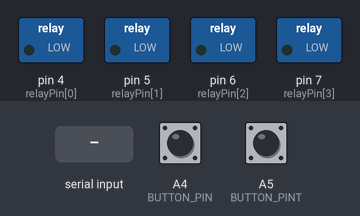
The sketch below on a simulated Arduino Uno, built with avr-gcc and run on an emulated ATmega328P. Parts: switched loads named in the sketch (green lamp = pin HIGH). The inputs (shaded band) are chosen by the test bench; at power-on: A4 (BUTTON_PIN) HIGH, A5 (BUTTON_PINT) HIGH.

Above: at 1.2 s.
1.3 s: "0" received over Serial
At 3.4 s:
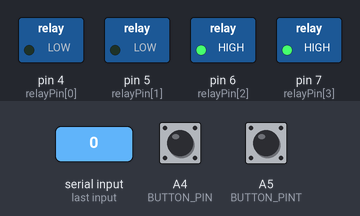
4.3 s: A4 (BUTTON_PIN) pulled LOW for 0.15 s
At 6.5 s:
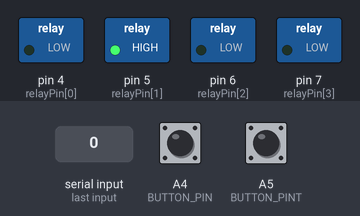
6.8 s: A5 (BUTTON_PINT) pulled LOW for 0.15 s
At 7.9 s:
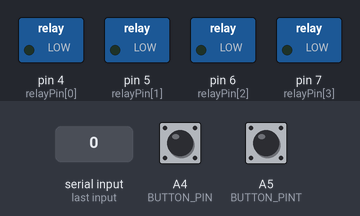
8.4 s: "1" received over Serial
At 11.5 s:
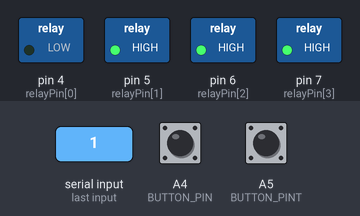
Timing chart, 0 to 12.4 s (numbered marks = the images above; inputs shaded):
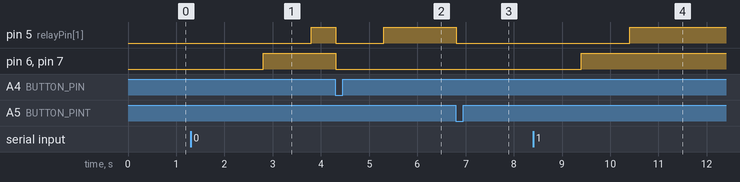

The sketch:

bounce.ino
```cpp
/*
0 DESCRIPTION
 ====================
 Simple example of the Bounce library that switches the debug LED when a button is pressed.
 */
// Include the Bounce2 library found here :
// https://github.com/thomasfredericks/Bounce-Arduino-Wiring

/*This program waits for a momentary or limit switch to be hit which then
enabled seeed studio relay shield to switch motor direction. Schematic for seeed studio
relay shield can be found at: http://i.imgur.com/RMCVR0u.jpg , the code was originally written
for an arduino mega however had to be switched to an arduino uno last minute hence the
commented out code*/


#include <Bounce2.h>

#define BUTTON_PIN A4 //one momentary switch to pin 4
#define BUTTON_PINT A5 //another momentary switch to pin 5


int val; //value from GUI
byte mode = 0; //this is a state machine
unsigned char relayPin[4] = {4,5,6,7};
// Instantiate a Bounce object
Bounce debouncer = Bounce();
Bounce debouncer2 = Bounce();
/*int PIR = A13; //used a pir sensor from radioshack
int led = 50; //this is for a buzzer to indicate when a cycle finishes
int photo_res = A12; //for a photo resistor, didn't do anything yet
*/
void setup() {

    int i;
  for(i = 0; i < 4; i++)
  {
    pinMode(relayPin[i],OUTPUT);
  }

  // Setup the button with an internal pull-up :
  pinMode(BUTTON_PIN,INPUT_PULLUP);
  pinMode(BUTTON_PINT, INPUT_PULLUP);
  /*pinMode(PIR, INPUT);
  pinMode(led, OUTPUT);
  pinMode(photo_res, INPUT_PULLUP);
  digitalWrite(PIR, LOW);
  digitalWrite(photo_res, LOW);*/
  // After setting up the button, setup the Bounce instance :
  debouncer.attach(BUTTON_PIN);
  debouncer2.attach(BUTTON_PINT);
  debouncer.interval(5); // interval in ms

  Serial.begin(9600);
}
void loop() {

if (Serial.available())
 { // If data is available to read,
      val = Serial.read();
  switch (val)
  {
     case '0':
          regular_cycle();
          break;
     case '1':
          super_cycle();
          break;
     /*case '2':
          dance_with_me();

          break;
     case '3':
          pos_me();
          break;
          */
  }
 }
}

int regular_cycle()
{
    delay(500);
    //digitalWrite(led, LOW);
    byte mode = 0;
    digitalWrite(relayPin[1],LOW);
    digitalWrite(relayPin[2], LOW);
    digitalWrite(relayPin[3], LOW);

     delay(1000);
     digitalWrite(relayPin[1], HIGH);

  while(mode!=5){
   debouncer.update();
  debouncer2.update();
  switch( mode )
 {
   case 0://------------------------ I'm off and in restmode

     if ( debouncer.read() == HIGH )
     { // switch relay ON
        digitalWrite(relayPin[1], LOW);
        digitalWrite(relayPin[2],HIGH);
        digitalWrite(relayPin[3], HIGH);

        delay(1000);
        digitalWrite(relayPin[1], HIGH);
       mode = 1;
     }
     break;
   case 1://------------------------ I'm in ON mode, w8 4 keyrelease
     if ( debouncer.read() == LOW )
      mode = 2;
     break;
   case 2://------------------------ I'm ON and in restmode
     if ( debouncer2.read() == HIGH)
     { // switch relay OFF

    // delay(500);
          digitalWrite(relayPin[1], LOW);
          digitalWrite(relayPin[2],LOW);
          digitalWrite(relayPin[3],LOW);

          delay(1000);
   digitalWrite(relayPin[1], HIGH);
  // delay(500);
       mode = 3;
     }
     break;
  case 3://------------------------ I'm in OFF mode, w8 4 keyrelease
    if ( debouncer2.read() == LOW)

      mode = 4;
     break;

   case 4:
   if (debouncer.read() == HIGH)

   digitalWrite(relayPin[1], LOW);
    //digitalWrite(led, HIGH);
   //delay(500);
   //digitalWrite(led, LOW);
   mode = 5;
   break;


 }
}
}

int super_cycle()
{
    byte mode = 0;
    int count = 0;

    digitalWrite(relayPin[1],LOW);
    digitalWrite(relayPin[2], LOW);
    digitalWrite(relayPin[3], LOW);

     delay(1000);
     digitalWrite(relayPin[1], HIGH);

  while(count!=3){
   debouncer.update();
  debouncer2.update();
  switch( mode )
 {
   case 0://------------------------ I'm off and in restmode

     if ( debouncer.read() == HIGH)
     { // switch relay ON
        digitalWrite(relayPin[1], LOW);
        digitalWrite(relayPin[2],HIGH);
        digitalWrite(relayPin[3], HIGH);

        delay(1000);
        digitalWrite(relayPin[1], HIGH);
       mode = 1;
     }
     break;
   case 1://------------------------ I'm in ON mode, w8 4 keyrelease
     if ( debouncer.read() == LOW )
      mode = 2;
     break;
   case 2://------------------------ I'm ON and in restmode
     if ( debouncer2.read() == HIGH)
     { // switch relay OFF

    // delay(500);
          digitalWrite(relayPin[1], LOW);
          digitalWrite(relayPin[2],LOW);
          digitalWrite(relayPin[3],LOW);

          delay(1000);
   digitalWrite(relayPin[1], HIGH);
  // delay(500);
       mode = 3;
       count = count + 1;
     }
     break;
  case 3://------------------------ I'm in OFF mode, w8 4 keyrelease
    if ( debouncer2.read() == LOW && count == 1){

      mode = 0;

 }
     else if (debouncer2.read() == LOW && count == 2)

     mode = 4;
     break;

   case 4:
   if (debouncer.read() == HIGH)
   {
   digitalWrite(relayPin[1], LOW);
      //digitalWrite(led, HIGH);
      //delay(500);
      //digitalWrite(led, LOW);
   count = count + 1;
   }
   break;

 }
}
}

/*int dance_with_me()
{

  int count = 0;
 while(count != 1)
{
  if(digitalRead(PIR) == HIGH)
  {
  digitalWrite(led, HIGH);
  regular_cycle();
  count = 1;
  }
  else if(digitalRead(PIR) == LOW)
  {
  digitalWrite(led, HIGH);
  delay(500);
  digitalWrite(led, LOW);
  delay(500);

  }
  }
}

int pos_me()
  {//byte flag = 0;
  int count = 0;

 // digitalWrite(led, LOW);
 while(count != 1)
{
  if(analogRead(photo_res) > 700)
  {

  regular_cycle();
count = 1;
  }
  else if(analogRead(photo_res) < 700)
  {
  digitalWrite(relayPin[1], LOW);
  digitalWrite(led, HIGH);
  delay(500);
  digitalWrite(led, LOW);

  }
  }
}

*/
```

Measured:
- after the input at 1.3 s, pin 5 (relayPin[1]): LOW → HIGH after 2.5 s; pin 6 (relayPin[2]), pin 7 (relayPin[3]): LOW → HIGH after 1.5 s
- after the input at 4.3 s, pin 5 (relayPin[1]): HIGH → LOW at once, → HIGH 1.0 s later; pin 6 (relayPin[2]), pin 7 (relayPin[3]): HIGH → LOW at once
- after the input at 6.8 s, pin 5 (relayPin[1]): HIGH → LOW at once
- after the input at 8.4 s, pin 5 (relayPin[1]): LOW → HIGH after 2.0 s; pin 6 (relayPin[2]), pin 7 (relayPin[3]): LOW → HIGH after 1.0 s
